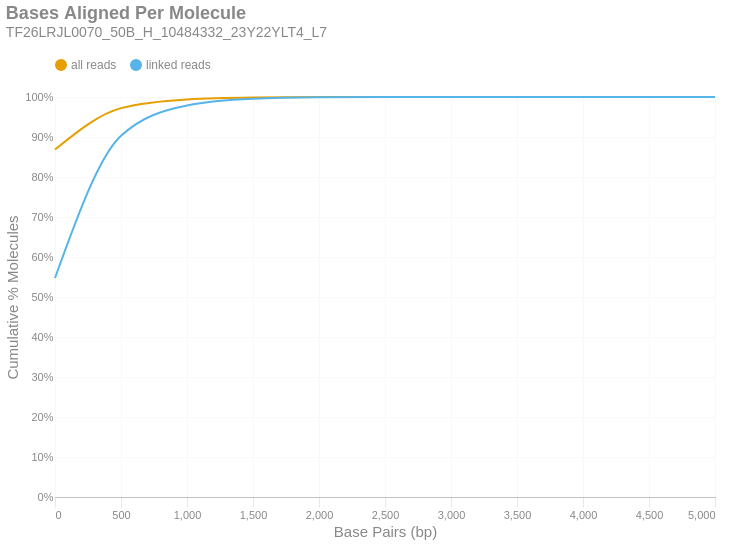

Source (notebook cell):
### Markdown cell above
### Bases Aligned Per Molecule
This is a cumulative frequency distribution showing the number of base pairs aligned per unique molecule. These data are shown in 500 bp bins. There are two distributions: one with `all reads` (yellow) and another with only `linked reads` (blue). The percent of molecules in the `linked reads` distribution is relative to the total number of linked molecules.

### Code cell
if SKIPLR:
    print_html(f"Skipped")
else:
    binned_df = consolidated_hist(valids['aligned_bp'], mask, 500, True)
    with SafeRender(binned_df):
        (
            density_plot(binned_df, 'Bases Aligned Per Molecule', samplename, 'basesper')
            .encode(
                x=alt.X('bin:Q', title="Base Pairs (bp)").axis(tickMinStep=500).scale(padding=0),
                y=alt.Y('value:Q', title='Cumulative % Molecules')
                    .axis(format='%')
                    .scale(domain = [0,1])
                    .stack(False),
                color=alt.Color("key:N").scale(domain = ["all reads", "linked reads"]),
                tooltip = [
                    alt.Tooltip("key:N", title = "Data Type"),
                    alt.Tooltip("range_label:N", title="Bases Aligned Per Molecule"),
                    alt.Tooltip("value:Q", format = ".2%", title="% Molecules (Cum.)")
                ]
            )
        ).display()

### Figure 1 — Vega-Lite specification as saved in the notebook (floating-point values rounded to 4 significant figures)
{"width": "container", "height": 400, "config": {"title": {"anchor": "start", "dy": -15, "fontSize": 18, "color": "#888888", "subtitleColor": "#888888", "subtitleFontSize": 14}, "arc": {"fill": "#0072B2"}, "axis": {"domainColor": "#888888", "domainWidth": 0.5, "gridWidth": 0.2, "grid": false, "titleFontWeight": 400, "titleFontSize": 15, "labelFontSize": 11, "labelColor": "#888888", "tickColor": "#888888", "tickWidth": 0.2, "titleColor": "#888888"}, "axisBand": {"grid": false}, "axisX": {"grid": true, "tickSize": 10, "domainCap": "round"}, "axisY": {"domain": false, "grid": true, "tickSize": 0, "domainCap": "round"}, "background": "transparent", "header": {"labelFontSize": 15, "labelColor": "#888888", "titleFontSize": 15, "titleFontWeight": 600, "titleColor": "#888888"}, "legend": {"labelFont": "sans-serif", "labelFontSize": 12, "labelColor": "#888888", "symbolSize": 100, "symbolType": "circle", "titleFontSize": 12, "titlePadding": 10, "titleColor": "#888888", "title": null, "orient": "top"}, "range": {"category": ["#E69F00", "#56B4E9", "#009E73", "#F0E442", "#0072B2", "#D55E00", "#CC79A7", "#000000"], "diverging": ["#cfe8f3", "#a2d4ec", "#73bfe2", "#46abdb", "#1696d2", "#12719e"]}, "area": {"fill": "#0072B2", "fillOpacity": 0.7, "line": true, "strokeOpacity": 0.7}, "line": {"color": "#0072B2", "stroke": "#0072B2", "strokeWidth": 2}, "trail": {"color": "#0072B2", "stroke": "#0072B2", "strokeWidth": 0, "size": 1}, "point": {"filled": true, "fillOpacity": 1.0, "size": 95}, "text": {"color": "#888888", "fontSize": 11, "align": "right", "fontWeight": 400, "size": 11}, "bar": {"fill": "#0072B2", "stroke": null}, "view": {"stroke": null, "continuousWidth": 660, "continuousHeight": 400}}, "data": {"name": "data-44fc0d12128041e169cca664a8eb9720"}, "mark": {"type": "line", "interpolate": "monotone", "point": {"opacity": 0, "size": 275}}, "encoding": {"color": {"field": "key", "scale": {"domain": ["all reads", "linked reads"]}, "type": "nominal"}, "tooltip": [{"field": "key", "title": "Data Type", "type": "nominal"}, {"field": "range_label", "title": "Bases Aligned Per Molecule", "type": "nominal"}, {"field": "value", "format": ".2%", "title": "% Molecules (Cum.)", "type": "quantitative"}], "x": {"axis": {"tickMinStep": 500}, "field": "bin", "scale": {"padding": 0}, "title": "Base Pairs (bp)", "type": "quantitative"}, "y": {"axis": {"format": "%"}, "field": "value", "scale": {"domain": [0, 1]}, "stack": false, "title": "Cumulative % Molecules", "type": "quantitative"}}, "params": [{"name": "param_c36ac31b6afebe62", "select": {"type": "point", "fields": ["key"]}, "bind": "legend"}], "title": {"text": "Bases Aligned Per Molecule", "subtitle": "TF26LRJL0070_50B_H_10484332_23Y22YLT4_L7"}, "transform": [{"fold": ["all reads (cumsum)", "linked reads (cumsum)"]}, {"calculate": "replace(datum.key, ' (cumsum)', '')", "as": "key"}, {"filter": {"param": "param_c36ac31b6afebe62"}}], "usermeta": {"embedOptions": {"downloadFileName": "TF26LRJL0070_50B_H_10484332_23Y22YLT4_L7.basesper"}}, "$schema": "https://vega.github.io/schema/vega-lite/v6.4.1.json", "datasets": {"data-44fc0d12128041e169cca664a8eb9720": [{"bin": "0.0", "interval": "0.0-500.0", "all reads": 0.8688, "linked reads": 0.5475, "all reads (cumsum)": 0.8688, "linked reads (cumsum)": 0.5475, "range_label": "0-499"}, {"bin": "500.0", "interval": "500.0-1000.0", "all reads": 0.1034, "linked reads": 0.3555, "all reads (cumsum)": 0.9722, "linked reads (cumsum)": 0.903, "range_label": "500-999"}, {"bin": "1000.0", "interval": "1000.0-1500.0", "all reads": 0.02175, "linked reads": 0.07592, "all reads (cumsum)": 0.9939, "linked reads (cumsum)": 0.9789, "range_label": "1000-1499"}, {"bin": "1500.0", "interval": "1500.0-2000.0", "all reads": 0.004782, "linked reads": 0.0167, "all reads (cumsum)": 0.9987, "linked reads (cumsum)": 0.9956, "range_label": "1500-1999"}, {"bin": "2000.0", "interval": "2000.0-2500.0", "all reads": 0.001028, "linked reads": 0.003591, "all reads (cumsum)": 0.9998, "linked reads (cumsum)": 0.9992, "range_label": "2000-2499"}, {"bin": "2500.0", "interval": "2500.0-3000.0", "all reads": 0.0001872, "linked reads": 0.0006537, "all reads (cumsum)": 0.9999, "linked reads (cumsum)": 0.9998, "range_label": "2500-2999"}, {"bin": "3000.0", "interval": "3000.0-3500.0", "all reads": 3.997e-05, "linked reads": 0.0001396, "all reads (cumsum)": 1.0, "linked reads (cumsum)": 1.0, "range_label": "3000-3499"}, {"bin": "3500.0", "interval": "3500.0-4000.0", "all reads": 9.612e-06, "linked reads": 3.356e-05, "all reads (cumsum)": 1.0, "linked reads (cumsum)": 1.0, "range_label": "3500-3999"}, {"bin": "4000.0", "interval": "4000.0-4500.0", "all reads": 2.189e-06, "linked reads": 7.643e-06, "all reads (cumsum)": 1.0, "linked reads (cumsum)": 1.0, "range_label": "4000-4499"}, {"bin": "4500.0", "interval": "4500.0-5000.0", "all reads": 5.71e-07, "linked reads": 1.994e-06, "all reads (cumsum)": 1.0, "linked reads (cumsum)": 1.0, "range_label": "4500-4999"}, {"bin": "5000.0", "interval": "5000.0-5500.0", "all reads": 9.517e-08, "linked reads": 3.323e-07, "all reads (cumsum)": 1.0, "linked reads (cumsum)": 1.0, "range_label": "5000-5499"}]}}
